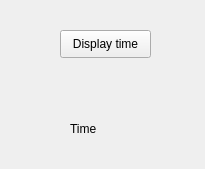
<?xml version="1.0" encoding="UTF-8"?>
<ui version="4.0">
 <class>MainWindow</class>
 <widget class="QMainWindow" name="MainWindow">
  <property name="geometry">
   <rect>
    <x>0</x>
    <y>0</y>
    <width>205</width>
    <height>169</height>
   </rect>
  </property>
  <property name="windowTitle">
   <string>MainWindow</string>
  </property>
  <widget class="QWidget" name="centralwidget">
   <widget class="QPushButton" name="btnDisplayTime">
    <property name="geometry">
     <rect>
      <x>60</x>
      <y>30</y>
      <width>91</width>
      <height>28</height>
     </rect>
    </property>
    <property name="text">
     <string>Display time</string>
    </property>
   </widget>
   <widget class="QLabel" name="lblTime">
    <property name="geometry">
     <rect>
      <x>70</x>
      <y>120</y>
      <width>59</width>
      <height>17</height>
     </rect>
    </property>
    <property name="text">
     <string>Time</string>
    </property>
   </widget>
  </widget>
 </widget>
 <resources/>
 <connections/>
</ui>
